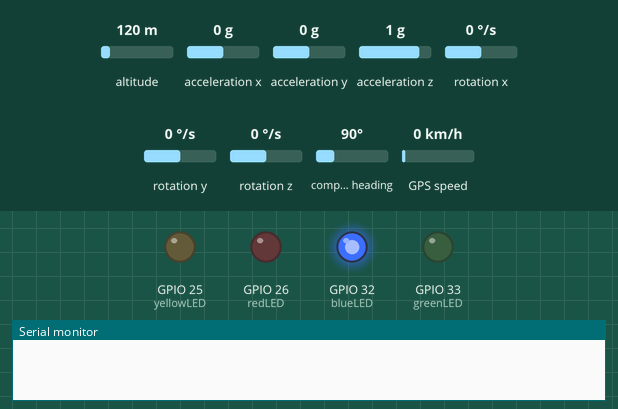
Recording of a sketch running on a simulated ESP32. On the bench: output pins drawn as LEDs (lit = HIGH), the last lines printed to the serial monitor. The inputs (shaded band) are chosen by the test bench; at power-on: altitude 120 m, acceleration x 0 g, acceleration y 0 g, acceleration z 1 g, rotation x 0 °/s, rotation y 0 °/s, rotation z 0 °/s, compass heading 90°, GPS speed 0 km/h. WiFi joins after 1.5 s; servers stay silent unless stated; uploads are accepted with an empty reply; storage starts empty; the GPS gets a fix after 3 s at 37.7749, -122.4194 with 8 satellites.

Above: at 0.1 s.
At 2.0 s:
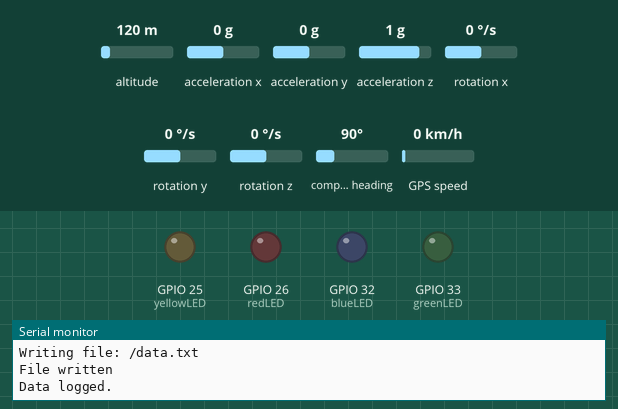
Timing chart, 0 to 41.8 s (numbered marks = the images above):
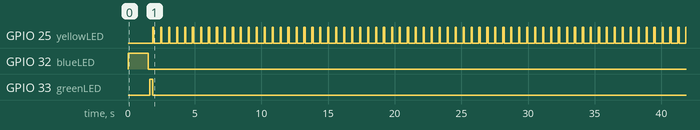

Measured:
- by itself, GPIO 25 (yellowLED): alternates HIGH for 0.09 s and LOW for 0.50 s

The sketch:

blackBox.ino
```cpp
#include <TinyGPS++.h>
#include <Wire.h>
#include <MPU6050.h>
#include "FS.h"
#include "SD.h"
#include "SPI.h"
#include <ArduinoJson.h>
#include <HTTPClient.h>
#include <WiFiManager.h>
#include <WiFiClientSecure.h>

#define RXD2 16
#define TXD2 17
#define I2C_SDA 22
#define I2C_SCL 21

#define CS 5
#define MISO 19 //12
#define MOSI 23 //13
#define SCK 18 //14

#define MAX_LINES 200
#define GPS_BAUD 9600

#define redLED 26
#define greenLED 33
#define yellowLED 25
#define blueLED 32

int count = 0;
const int deviceId = 13;
int16_t ax=0, ay=0, az=0, gx=0, gy=0, gz=0;
float accX, accY, accZ, filtered_ax, filtered_ay, filtered_az, gyroX, gyroY, gyroZ;
float linAccX_f = 0, linAccY_f = 0, linAccZ_f = 0;
float lastLinAccX = 0, lastLinAccY = 0, lastLinAccZ = 0;
const float alpha = 0.93;
float roll = 0, pitch = 0, yaw = 0;
unsigned long lastTime = 0;

const char *serverName = "https://driver-parameter-recorder-web.vercel.app/api/upload";
WiFiClientSecure client;
HTTPClient http;

TinyGPSPlus gps;
MPU6050 mpu;

HardwareSerial gpsSerial(2);

// Kalman filter
class SimpleKalmanFilter
{
  float _err_measure;
  float _err_estimate;
  float _q;
  float _current_estimate;
  float _last_estimate;
  float _kalman_gain;

public:
  SimpleKalmanFilter(float mea_e, float est_e, float q)
  {
    _err_measure = mea_e;
    _err_estimate = est_e;
    _q = q;
  }

  float updateEstimate(float mea)
  {
    _kalman_gain = _err_estimate / (_err_estimate + _err_measure);
    _current_estimate = _last_estimate + _kalman_gain * (mea - _last_estimate);
    _err_estimate = (1.0 - _kalman_gain) * _err_estimate + fabs(_last_estimate - _current_estimate) * _q;
    _last_estimate = _current_estimate;
    return _current_estimate;
  }

  void setMeasurementError(float mea_e) { _err_measure = mea_e; }
  void setEstimateError(float est_e) { _err_estimate = est_e; }
  void setProcessNoise(float q) { _q = q; }
};

void writeFile(fs::FS &fs, const char *path, const char *message)
{
  Serial.printf("Writing file: %s\n", path);

  File file = fs.open(path, FILE_WRITE);
  if (!file)
  {
    Serial.println("Failed to open file for writing");
    return;
  }
  if (file.println(message))
  {
    Serial.println("File written");
  }
  else
  {
    Serial.println("Write failed");
  }
  file.close();
}

void logDataToSD(float ax, float ay, float az, float speed, String date, String time)
{
  digitalWrite(yellowLED, HIGH);
  File file = SD.open("/data.txt", FILE_APPEND);
  StaticJsonDocument<200> doc;
  doc["deviceId"] = deviceId;
  doc["date"] = date;
  doc["time"] = time;
  doc["accX"] = ax;
  doc["accY"] = ay;
  doc["accZ"] = az;
  doc["speed"] = speed;
  doc["valid"] = 1;
  String json;
  serializeJson(doc, json);

  // appendFile(SD, "/data.txt", json)
  if (file)
  {
    file.println(json);
    file.flush();
    file.close();
    Serial.println("Data logged.");
    delay(75);
    digitalWrite(yellowLED, LOW);
  }
  else
  {
    Serial.println("Failed to open file.");
  }
}

String readFileToJsonArray()
{
  File file = SD.open("/data.txt", FILE_READ);
  if (!file)
  {
    Serial.println("Failed to open file");
    return "";
  }

  String jsonPayload = "[";
  bool first = true;

  while (file.available())
  {
    String line = file.readStringUntil('\n');
    line.trim();
    if (line.length() == 0) continue;
    if (!line.endsWith("}")) continue;
    if (line.indexOf("\"valid\":1") == -1) continue;

    if (!first) jsonPayload += ",";
    jsonPayload += line;
    first = false;
  }

  jsonPayload += "]";
  file.close();

  return jsonPayload;
}

void sendSDDataToServer()
{
  digitalWrite(greenLED,HIGH);
  if (WiFi.status() != WL_CONNECTED)
  {
    Serial.println("WiFi not connected");
    return;
  }

  String jsonString = readFileToJsonArray();

  client.setInsecure();
  http.begin(client, serverName);
  http.addHeader("Content-Type", "application/json");

  int httpCode = http.POST(jsonString);
  String response = http.getString();

  Serial.print("Response code: ");
  Serial.println(httpCode);
  Serial.println("Response: " + response);

  if (httpCode == 200)
  {
    writeFile(SD, "/data.txt", ""); // Only if successfully inserted, Data cleared
    digitalWrite(greenLED,LOW);
  }
  http.end();
}

void createAccessPoint(){
  WiFiManager wm;
  digitalWrite(blueLED,HIGH);
  if (!wm.autoConnect("ESP32_ConfigAP", "12345678")) {
    Serial.println("Failed to connect and hit timeout");
    ESP.restart();
  }

  Serial.println("Connected to Wi-Fi!");
  Serial.print("IP Address: ");
  Serial.println(WiFi.localIP());
  digitalWrite(blueLED,LOW);
}

SimpleKalmanFilter kf_ax(0.3, 0.1, 0.02); // 0.1, 0.1, 0.5
SimpleKalmanFilter kf_ay(0.25, 0.1, 0.03); //0.1, 0.1, 0.5
SimpleKalmanFilter kf_az(0.4, 0.1, 0.02); //0.1, 0.1, 0.5

SimpleKalmanFilter kf_speed(3, 3, 0.01);

void setup()
{
  pinMode(redLED, OUTPUT);
  pinMode(greenLED, OUTPUT);
  pinMode(yellowLED, OUTPUT);
  pinMode(blueLED, OUTPUT);
  digitalWrite(redLED,LOW);
  digitalWrite(greenLED,LOW);
  digitalWrite(yellowLED,LOW);
  digitalWrite(blueLED,LOW);

  Serial.begin(GPS_BAUD);
  createAccessPoint();
  gpsSerial.begin(GPS_BAUD, SERIAL_8N1, RXD2, TXD2);
  Serial.println("Serial 2 started at 9600 baud rate");
  Wire.begin(I2C_SDA, I2C_SCL);
  //MPU initialization
  mpu.initialize();
  if (mpu.testConnection())
  {
    Serial.println("MPU6050 connected successfully!");
    lastTime = millis();
  }
  else
  {
    Serial.println("MPU6050 connection failed!");
    while (1);
  }

  // SD card accessing
  if (!SD.begin(CS))
  {
    Serial.println("Card Mount Failed");
  }

  if (!SD.exists("/data.txt"))
  {
    Serial.println("Creating new file...");
    writeFile(SD, "/data.txt", "");
  }

  sendSDDataToServer();
}

void loop()
{
  // ax = ay = az = gx = gy = gz = 0;
  // mpu.getAcceleration(&ax, &ay, &az);
  mpu.getMotion6(&ax, &ay, &az, &gx, &gy, &gz);

  accX = (float)ax / 16384.0;
  accY = (float)ay / 16384.0;
  accZ = (float)az / 16384.0;
  gyroX = gx / 131.0;
  gyroY = gy / 131.0;
  gyroZ = gz / 131.0;

  // Apply Kalman filtering
  accX = kf_ax.updateEstimate(accX);
  accY = kf_ay.updateEstimate(accY);
  accZ = kf_az.updateEstimate(accZ);

  unsigned long now = millis();
  float dt = (now - lastTime) / 1000.0;
  lastTime = now;

  float accRoll = atan2(accY, accZ) * 180 / PI;
  float accPitch = atan2(-accX, sqrt(accY * accY + accZ * accZ)) * 180 / PI;

  roll = 0.98 * (roll + gyroX * dt) + 0.02 * accRoll;
  pitch = 0.98 * (pitch + gyroY * dt) + 0.02 * accPitch;
  yaw += gyroZ * dt;

  float gX = sin(radians(pitch));
  float gY = sin(radians(roll));
  float gZ = cos(radians(pitch)) * cos(radians(roll));

  float linAccX = (accX - gX) * 9.80665;
  float linAccY = (accY - gY) * 9.80665;
  float linAccZ = (accZ - gZ) * 9.80665;

  // Apply High-Pass Filter (HPF)
  linAccX_f = alpha * (linAccX_f + linAccX - lastLinAccX);
  linAccY_f = alpha * (linAccY_f + linAccY - lastLinAccY);
  linAccZ_f = alpha * (linAccZ_f + linAccZ - lastLinAccZ);

  // Update last raw inputs
  lastLinAccX = linAccX;
  lastLinAccY = linAccY;
  lastLinAccZ = linAccZ;

  // Serial.print("filteredLinearAccX(m/s^2):");
  // Serial.print(linAccX_f); Serial.print(",");
  // Serial.print("filteredLinearAccY(m/s^2):");
  // Serial.print(linAccY_f); Serial.print(",");
  // Serial.print("filteredLinearAccZ(m/s^2):");
  // Serial.println(linAccZ_f);

  while (gpsSerial.available() > 0)
  {
    gps.encode(gpsSerial.read());
  }

  int hour = gps.time.hour();
  int minute = gps.time.minute();

  // Add +5 hours and +30 minutes
  minute += 30;
  hour += 5;

  if (minute >= 60)
  {
    minute -= 60;
    hour += 1;
  }
  if (hour >= 24)
  {
    hour -= 24;
  }

  // properly format details
  char timeBuffer[10];
  sprintf(timeBuffer, "%02d:%02d:%02d", hour, minute, gps.time.second());
  float raw_speed = gps.speed.kmph();
  float filtered_speed = kf_speed.updateEstimate(raw_speed);
  String date = String(gps.date.year()) + "-" + String(gps.date.month()) + "-" + String(gps.date.day());
  String timeStr = timeBuffer;

  if (date == "2000-0-0"){
    digitalWrite(redLED,HIGH);
    return;
  }
  digitalWrite(redLED,LOW);

  logDataToSD(linAccX_f, linAccY_f, linAccZ_f, filtered_speed, date, timeStr);
  count++;
  if (count >= MAX_LINES)
  {
    sendSDDataToServer();
    count = 0;
  }

  delay(500);
}
```
